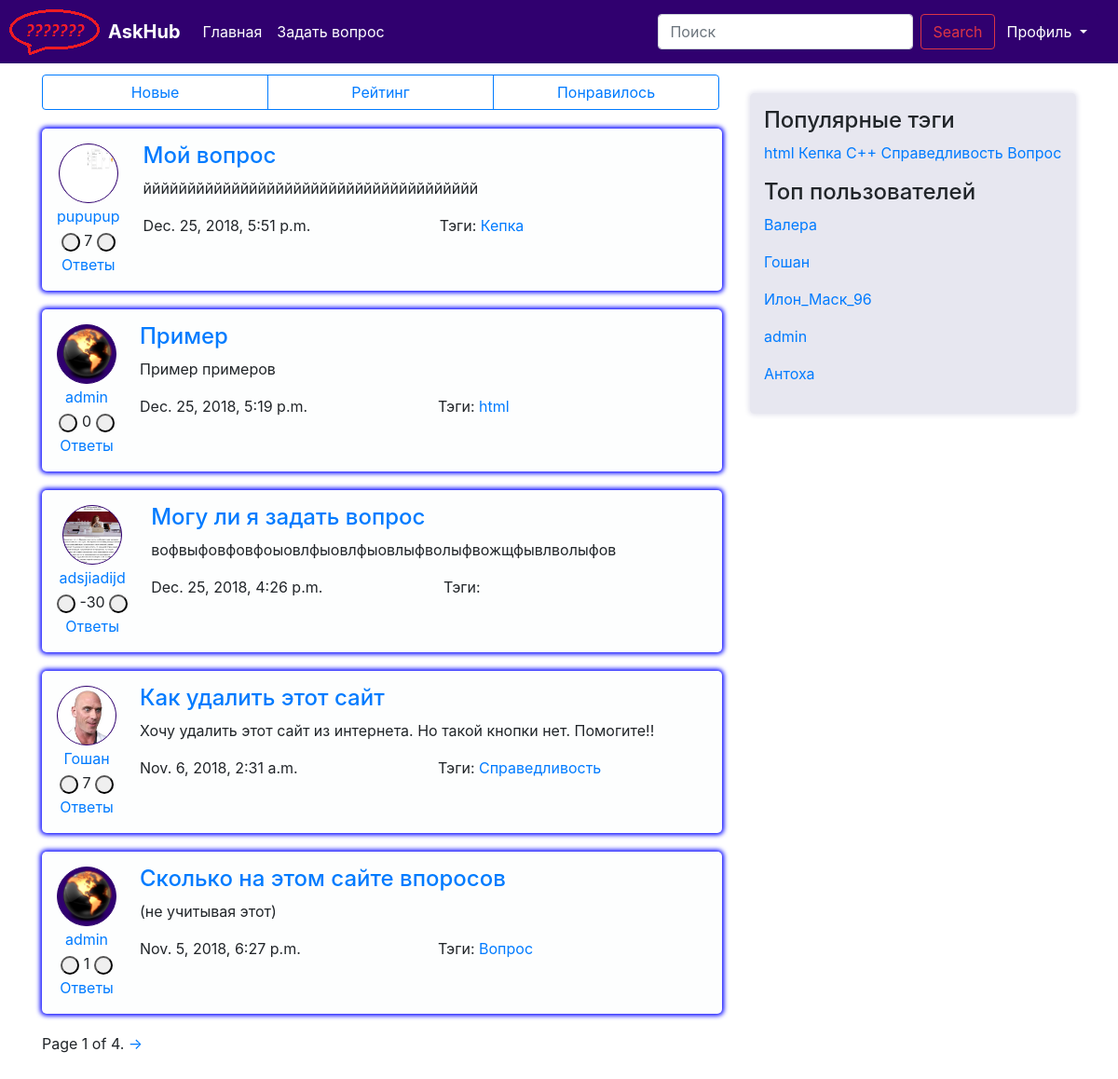
The page / on the database its author committed.
### question/models.py (models this page shows, shortened)
class Question(models.Model):
    author = models.ForeignKey(User, on_delete=models.CASCADE)
    title = models.CharField(max_length=120, verbose_name=u"Заголовок вопроса")
    text = models.TextField(verbose_name=u"Полное описание вопроса")
    create_date = models.DateTimeField(default=datetime.now, verbose_name=u"Время создания вопроса")
    is_active = models.BooleanField(default=True, verbose_name=u"Доступность вопроса")
    tags = models.ManyToManyField(Tag, blank=True)
    rating = models.IntegerField(default=0, null=False, verbose_name="Рейтинг вопроса")
    objects = QuestionManager()
    class Meta:
        ordering = ['-create_date']

class User(AbstractUser):
    upload = models.ImageField(upload_to='uploads/%Y/%m/%d/')
    registration_date = models.DateTimeField(default=timezone.now, verbose_name="Дата решистрации")
    rating = models.IntegerField(default=0, verbose_name="Рейтинг пользователя")
    objects = UserManager()
    def __str__(self):
        return self.username

class Tag(models.Model):
    title = models.CharField(max_length=120, verbose_name=u"Заголовок ярлыка")
    objects = TagManager()
    def __str__(self):
        return self.title

### question/views.py (the view)
# urls.py: path('', views.index, name='index'),
def index(request):
    return render(request, 'question/index.html', {
	    	'questions': paginate(request, Question.objects.all()),
            'tags' : paginate(request, Tag.objects.hottest()),
            'users' : paginate(request, User.objects.by_rating()),
            'page_objects' : paginate(request, Question.objects.all()),
    	})

### question/managers.py (called while the page is built)
    def hottest(self):
        return self.annotate(question_count=Count('question')).order_by('-question_count')

    def by_rating(self):
        return self.order_by('-rating')

### question/views.py (called while the page is built)
def paginate(request, objects_list):
    paginator = Paginator(objects_list, 5)
    page = request.GET.get('page')
    try:
        objects = paginator.page(page)
    except PageNotAnInteger:
        objects = paginator.page(1)
    except EmptyPage:
        objects = paginator.page(paginator.num_pages)
    return objects

### question/templates/question/index.html (shortened to what this page needs)
{% extends "question/base.html" %}
{% load static %}
{% block content %}
    <div class="btn-group" role="group" aria-label="Basic example">
        <a href="{% url 'new' %}" class="btn btn-outline-primary" style="width:243px">Новые</a>
        <a href="{% url 'top' %}" class="btn btn-outline-primary" style="width:243px">Рейтинг</a>
        <a href="{% url 'top' %}" class="btn btn-outline-primary" style="width:243px">Понравилось</a>
    </div>
    {% for q in questions %}
    <div class="media question_item">
        <div class="media-left mr-4">
            <table >
                <tr>
                    <td align="center">
                        <img class="ava" src="{{ MEDIA_URL }}{{ q.author.upload }}" alt="{% static 'img/ld2.png' %}">
                    </td>
                </tr>
                <tr>
                    <td align="center">
                        <a href="{% url 'user' id=q.author.id %}">{{ q.author }}</a>
                    </td>
                </tr>
                <tr>
                    <td align="center">
                        <span>
                            <button class="my_btn2 js-like-question" data-question_id="{{ q.id }}" data-like_type="dislike"></button>
                            <a>{{ q.rating }}</a>
                            <button class="my_btn1 js-like-question" data-question_id="{{ q.id }}" data-like_type="like"></button>
                        </span>
                    </td>
                </tr>
                <tr>
                    <td align="center">
                        <a href="{% url 'question' id=q.id %}">Ответы {{ Answer.objects.get_len }}</a>
                    </td>
                </tr>
            </table>
        </div>
        <div class="media-body">
            <a href="{% url 'question' id=q.id %}">
                <h4>{{ q.title }}</h4>
            </a>
            <p>{{ q.text }}</p>
            <div class="row">
                <div class="col">
                    {{ q.create_date }}
                </div>
                <div class="col">
                    Тэги:
                    {% for qt in q.tags.all %}
                        <a href="">{{ qt }}</a>
                    {% endfor %}
                    </div>
            </div>
        </div>
    </div>
    {% endfor %}
    {% block paginator %}
        {% include "question/paginator.html" %}
    {% endblock %}
{% endblock %}

### question/templates/question/sidebar.html
{% load static %}
{% block sidebar %}
    <div class="sidebar">
        <h4>Популярные тэги</h4>
        {% for t in tags %}
            <a href="{% url 'tag' id=t.id %}">{{ t.title }}</a>
        {% endfor %}
        <p>
        <h4>Топ пользователей</h4>
            {% for user in users %}
                <p><a href="{% url 'user' id=user.id %}">{{ user }}</a></p>
            {% endfor %}
        </p>
    </div>
{% endblock %}

### static/css/askme.css (style rules this page uses)
html { position: relative; min-height: 100%; }
body { margin-bottom: 60px; }
.question_item { background-color: #fdfefe; padding: 15px 15px 15px 15px; margin: 20px 0px 20px 0px; border-radius: 5px; box-shadow: 0px 0px 5px 2px #0000ff; }
.my_btn1 { vertical-align: middle; text-align: center; width: 20px; height: 20px; border-radius: 20px; }
.my_btn2 { vertical-align: middle; text-align: center; width: 20px; height: 20px; border-radius: 20px; }
.ava { margin: 0px; padding: 0px; position: relative; width:64px; height:64px; background: #30006f; border: 1px solid #30006f; border-radius: 50%; }
.sidebar { background-color: #e7e7f0; box-shadow: 0px 0px 5px 2px #e7e7f0; padding: 15px; margin: 20px 0px 0px 0px; border-radius: 5px; }

### rows shown on the page
Question: author.upload (picture), author "pupupup", rating "7", title "Мой вопрос", text "йййййййййййййййййййййййййййййййййййййй", create_date "Dec. 25, 2018, 5:51 p.m."
Tag: title "Кепка"
Question: author.upload (picture), author "admin", rating "0", title "Пример", text "Пример примеров", create_date "Dec. 25, 2018, 5:19 p.m."
Tag: title "html"
Question: author.upload (picture), author "adsjiadijd", rating "-30", title "Могу ли я задать вопрос", text "вофвыфовфовфоыовлфыовлфыовлыфволыфвожщфывлволыфов", create_date "Dec. 25, 2018, 4:26 p.m."
Question: author.upload (picture), author "Гошан", rating "7", title "Как удалить этот сайт", text "Хочу удалить этот сайт из интернета. Но такой кнопки нет. Помогите!!", create_date "Nov. 6, 2018, 2:31 a.m."
Tag: title "Справедливость"
Question: author.upload (picture), author "admin", rating "1", title "Сколько на этом сайте впоросов", text "(не учитывая этот)", create_date "Nov. 5, 2018, 6:27 p.m."
Tag: title "Вопрос"
Tag: title "С++"
User: username "Валера"
User: username "Гошан"
User: username "Илон_Маск_96"
User: username "admin"
User: username "Антоха"

### other values the page prints
{{ page_objects.number }} "1"
{{ page_objects.paginator.num_pages }} "4"
